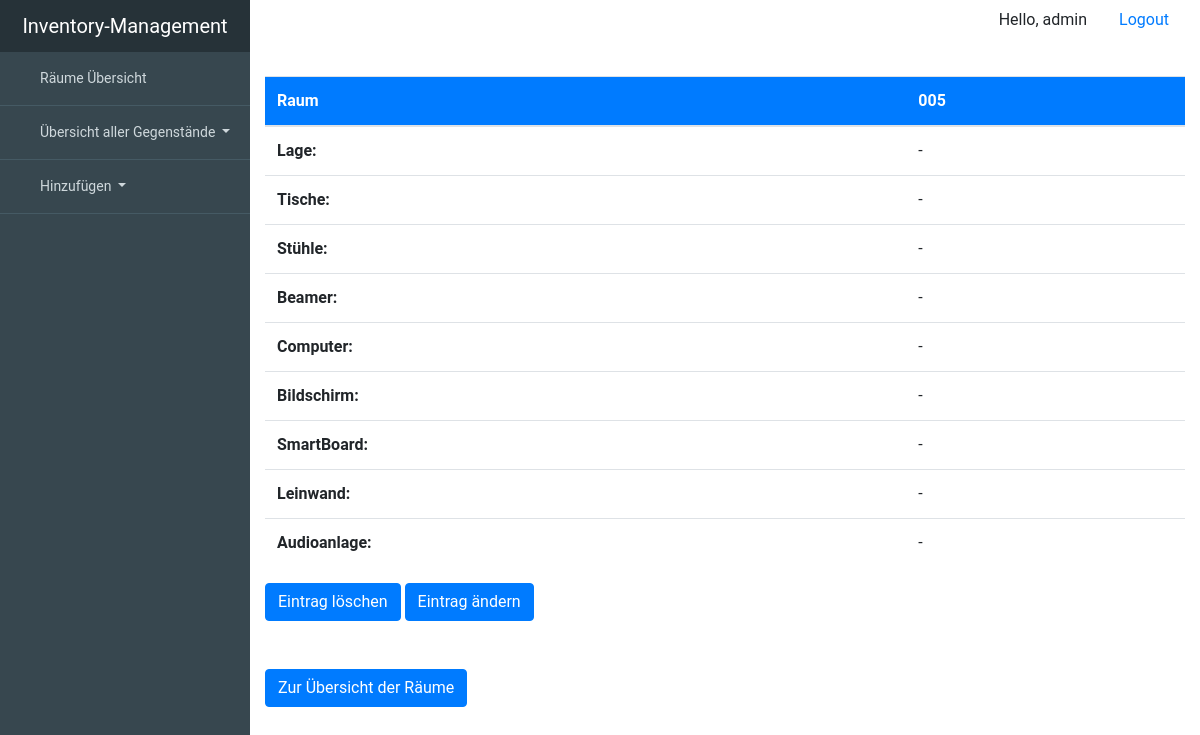
/room/005/ (signed in), run on an earlier commit of the app's database.
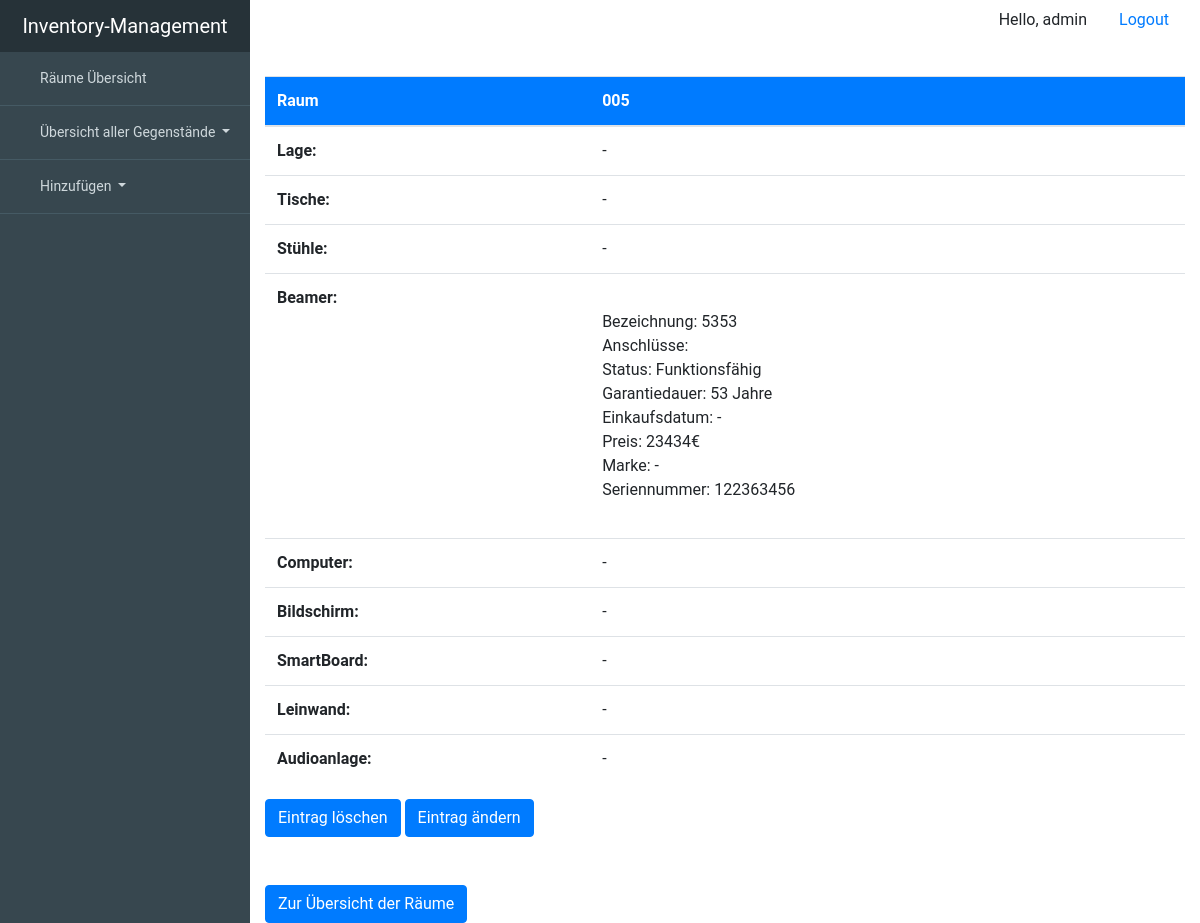
And on a later commit of the database.
### inventory_managementsentials/models.py (models this page shows, shortened)
class Device(models.Model):
    room = models.ForeignKey('Room', null=True, blank=True, on_delete=models.SET_NULL)
    description = models.CharField(max_length=99, unique=True, primary_key=True)
    working = 'working'
    broken = 'broken'
    status_choice = [(working, "working"), (broken, "broken")]
    status = models.CharField(choices=status_choice, max_length=7, blank=True, null=True)
    serialnumber = models.CharField(max_length=99, blank=True, null=True)
    warranty_period = models.IntegerField(blank=True, null=True)
    date_of_purchase = models.DateTimeField(blank=True, null=True)
    price = models.IntegerField(blank=True, null=True)
    brand = models.ForeignKey(Brand, on_delete=models.SET_NULL, blank=True, null=True)
    class Meta:
        abstract = True

class Beamer(Device):
    HDMI = models.BooleanField(blank=True, null=True)
    VGA = models.BooleanField(blank=True, null=True)
    DVI = models.BooleanField(blank=True, null=True)
    DB = models.BooleanField(blank=True, null=True)
    USBTypeC = models.BooleanField(blank=True, null=True)
    class Meta:
        verbose_name = "Beamer"
        verbose_name_plural = "Beamers"

### inventory_managementsentials/views.py (the view)
# urls.py: url(r'^room/(?P<pk>.+)/$', views.RoomDetailView.as_view(), name='room'),
class RoomDetailView(LoginRequiredMixin, generic.DetailView):
    login_url = 'inventory_managementsentials:login'
    template_name = 'inventory_managementsentials/room_detail.html'
    model = Room

### inventory_managementsentials/templates/inventory_managementsentials/room_detail.html (shortened to what the changed rows need)
{% extends "inventory_managementsentials/base.html" %}
{% block content %}
    <table class="table table-hover" style="margin-top: 20px ">
        <thead style="background-color: #007bff; color: #ffffff">
        <tr>
            <th scope="col">Raum</th>
            <th scope="col">{{ object.description }}</th>
        </tr>
        </thead>
        <tbody>
        <tr>
            <th scope="row">Lage:</th>
        </tr>
        <tr>
            <th scope="row>">Tische:</th>
        </tr>
        <tr>
            <th scope="row>">Stühle:</th>
        </tr>
        <tr>
        <th scope="row">Beamer:</th>
            <td>
                {% if object.beamer_set.all %}
                    {% for beamer in object.beamer_set.all %}
                        <br>
                        Bezeichnung: {{ beamer.description }}<br>
                        Anschlüsse:
                        <br>
                        Status:
                        {% if beamer.status == 'working' %}
                            Funktionsfähig
                        {% elif beamer.status == 'broken' %}
                            Defekt
                        {% else %}
                            -
                        {% endif %}
                        <br>
                        Garantiedauer:
                        {% if beamer.warranty_period %}
                            {{ beamer.warranty_period }} Jahre
                        {% else %}
                            -
                        {% endif %}
                        <br>
                        Einkaufsdatum: {{ beamer.date_of_purchase|default_if_none:'-' }}<br>
                        Preis:
                        {% if beamer.price %}
                            {{ beamer.price}}€
                        {% else %}
                            keine Angabe
                        {% endif %}
                        <br>
                        Marke: {{ beamer.brand|default_if_none:'-'}}<br>
                        Seriennummer: {{ beamer.serialnumber|default_if_none:'-'}}<br>
                        <br>
                    {% endfor %}
                {% else %}
                    -
                {% endif %}
            </td>
        </tr>
        <tr>
            <th scope="row">Computer:</th>
        </tr>
        <tr>
            <th scope="row">Bildschirm:</th>
        </tr>
        <tr>
            <th scope="row">SmartBoard:</th>
        </tr>
        <tr>
            <th scope="row">Leinwand:</th>
        </tr>
        <tr>
            <th scope="row">Audioanlage:</th>
        </tr>
        </tbody>
    </table>
    <br>
    <br>
{% endblock %}

What changed in the data, as far as the page shows it:
now on this page (row edited): Beamer: description "5353", status "Funktionsfähig", warranty_period "53", date_of_purchase "-", price "23434", brand "-", serialnumber "122363456"
